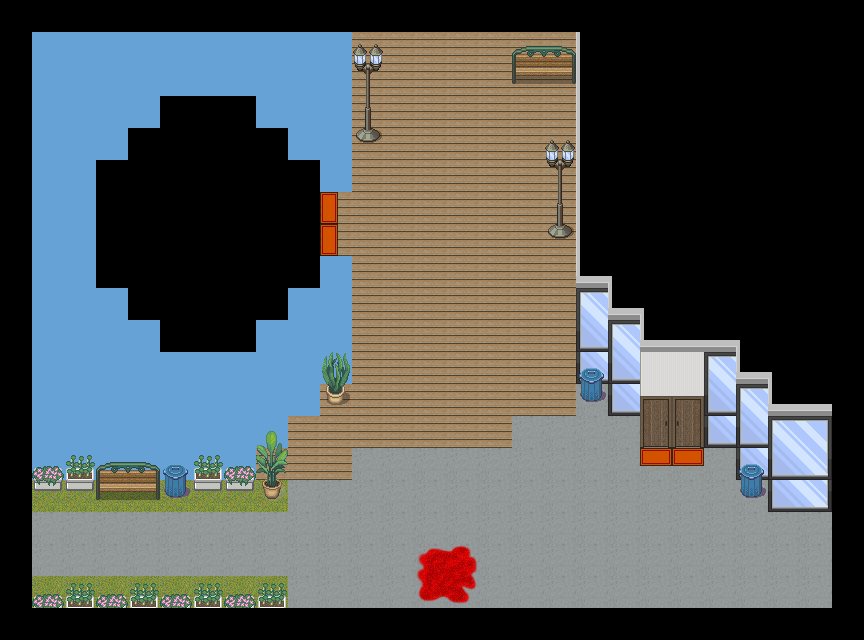

Tiled map render using the project's own tile images. Description and the map definition, with tile-layer contents summarised, below:
An orthogonal 27x20 tile map with 32x32 px tiles, 5 tile layers (Layer 1, Layer 2, Doors, Blood, ...), 2 hidden layers not drawn, 2 tilesets and 4 objects (2x Exit, 2x Entry).

<map version="1.0" orientation="orthogonal" renderorder="left-down" width="27" height="20" tilewidth="32" tileheight="32" nextobjectid="5">
 <properties>
  <property name="hasSecretDoor" type="bool" value="false" />
  <property name="id" type="int" value="8" />
  <property name="name" value="Outside" />
 </properties>
 <tileset firstgid="1" name="tileset2" tilewidth="32" tileheight="32" tilecount="459" columns="17">
  <image source="tileset2.png" width="544" height="864" />
 </tileset>
 <tileset firstgid="460" name="meta" tilewidth="32" tileheight="32" spacing="1" tilecount="3" columns="3">
  <image source="metaTile.png" width="98" height="32" />
  <tile id="0">
   <properties>
    <property name="collidable" type="bool" value="true" />
   </properties>
  </tile>
  <tile id="1">
   <properties>
    <property name="hidingSpot" type="bool" value="true" />
   </properties>
  </tile>
 </tileset>
 <layer name="Layer 1" width="27" height="20">
  <data>[540 cells, 313 non-empty, 14 distinct tile ids]</data>
 </layer>
 <layer name="Layer 2" width="27" height="20">
  <data>[540 cells, 70 non-empty, 17 distinct tile ids]</data>
 </layer>
 <layer name="Doors" width="27" height="20">
  <data>[540 cells, 9 non-empty, 5 distinct tile ids]</data>
 </layer>
 <layer name="Blood" width="27" height="20">
  <data>[540 cells, 4 non-empty, 4 distinct tile ids]</data>
 </layer>
 <layer name="Over Player" width="27" height="20">
  <data>[540 cells, 10 non-empty, 7 distinct tile ids]</data>
 </layer>
 <layer name="Collision" width="27" height="20" visible="0">
  <data>[540 cells, 350 non-empty, 1 distinct tile ids]</data>
 </layer>
 <layer name="HidingSpot" width="27" height="20" visible="0">
  <data>[540 cells, 3 non-empty, 1 distinct tile ids]</data>
 </layer>
 <objectgroup name="Transition">
  <object id="1" name="toMainFoyer" type="Exit" x="640" y="416" width="64" height="32">
   <properties>
    <property name="connectedRoomId" type="int" value="0" />
    <property name="direction" value="NORTH" />
   </properties>
  </object>
  <object id="2" name="toPod" type="Exit" x="288" y="192" width="32" height="64">
   <properties>
    <property name="connectedRoomId" type="int" value="9" />
    <property name="direction" value="WEST" />
   </properties>
  </object>
  <object id="3" name="fromPod" type="Entry" x="320" y="192" width="32" height="64">
   <properties>
    <property name="connectedRoomId" type="int" value="9" />
    <property name="direction" value="EAST" />
   </properties>
  </object>
  <object id="4" name="fromMainFoyer" type="Entry" x="640" y="448" width="64" height="32">
   <properties>
    <property name="connectedRoomId" type="int" value="0" />
    <property name="direction" value="SOUTH" />
   </properties>
  </object>
 </objectgroup>
</map>
